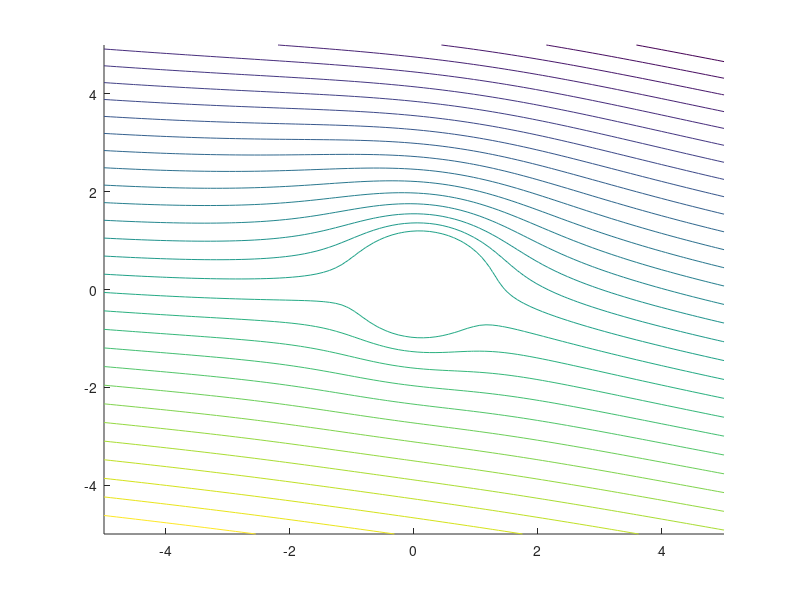

Here is the MATLAB script that generated this plot: (Note: this script raises an error after producing the figure.)
%% 2

clc
clear
close all

raggio = 1;
centro = [0.1, 0.1];

vInf = 1;
alfa = deg2rad(10);

x = linspace(-5, 5);
y = linspace(-5, 5);

z = x + y*1i;

zc = centro(1) + centro(2)*1i;

tetaPrimo = asin(centro(2)/raggio)
% V = 2*vInf*sin(tetaPrimo + alfa) + circuitazione/(2*pi*raggio)
circuitazione = 4*pi*raggio*vInf*sin(alfa+tetaPrimo)

W = @(z) (-vInf * ((z-zc).*exp(1i*alfa) + raggio^2./(z-zc)*exp(-1i*alfa)) - 1i*circuitazione./(2*pi).*log((z-zc)./raggio)).*(abs(z-zc) > raggio);

[X, Y] = meshgrid(x, y);
Z = complex(X,Y);
hold on
[inutile, isoPsi] = contour(X, Y, imag(W(Z)), 31)

% punti arresto
syms angolo
soluzioni = solve(2*vInf*sin(alfa + angolo) + circuitazione/(2*pi*raggio))

teta = linspace(0,2*pi);
xCerchio = raggio.*cos(teta) + centro(1);
yCerchio = raggio.*sin(teta) + centro(2);

cerchio = plot(xCerchio, yCerchio, LineWidth=1.5)
axis equal
for solIndex = 1:length(soluzioni)
    grafici(solIndex) = plot(raggio.*cos(soluzioni(solIndex)) + centro(1), raggio.*sin(soluzioni(solIndex)) + centro(2), "or", LineWidth=2)
end

legend([isoPsi, grafici(1)], "Linee di Corrente", "Punti di Arresto")

b = sqrt(raggio^2-centro(2)^2) - centro(1);
zita = @(z) z + b^2./z;

figure
hold on
[inutile, isoPsi] = contour(real(zita(Z)), imag(zita(Z)), imag(W(Z)), 31)

zCerchio = complex(xCerchio, yCerchio);
plot(real(zita(zCerchio)), imag(zita(zCerchio)), LineWidth=1.5)
% punti arresto nuovi
for solIndex = 1:length(soluzioni)
    xArresto = raggio.*cos(soluzioni(solIndex)) + centro(1);
    yArresto = raggio.*sin(soluzioni(solIndex)) + centro(2);

    zArresto = xArresto +1i*yArresto;

    grafici(solIndex) = plot(real(zita(zArresto)), imag(zita(zArresto)), "or", LineWidth=2)
end

legend([isoPsi, grafici(1)], "Linee di Corrente", "Punti di Arresto")


xlim([-5, 5])
ylim([-5, 5])


